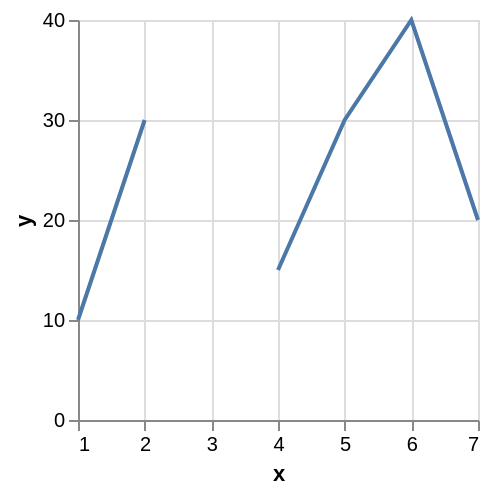

Source (Vega-Lite JSON):
### Vega specification from a JSON file in a GitHub repository (floating-point values rounded to 4 significant figures)
{"$schema": "https://vega.github.io/schema/vega/v5.json", "background": "white", "padding": 5, "width": 200, "height": 200, "style": "cell", "data": [{"name": "source_0", "values": [{"x": 1, "y": 10}, {"x": 2, "y": 30}, {"x": 3, "y": null}, {"x": 4, "y": 15}, {"x": 5, "y": 30}, {"x": 6, "y": 40}, {"x": 7, "y": 20}]}, {"name": "data_0", "source": "source_0", "transform": [{"type": "formula", "expr": "toNumber(datum[\"x\"])", "as": "x"}]}], "marks": [{"name": "marks", "type": "line", "style": ["line"], "sort": {"field": "datum[\"x\"]"}, "from": {"data": "data_0"}, "encode": {"update": {"stroke": {"value": "#4c78a8"}, "x": {"scale": "x", "field": "x"}, "y": {"scale": "y", "field": "y"}, "defined": {"signal": "isValid(datum[\"x\"]) && isFinite(+datum[\"x\"]) && isValid(datum[\"y\"]) && isFinite(+datum[\"y\"])"}}}}], "scales": [{"name": "x", "type": "linear", "domain": {"data": "data_0", "field": "x"}, "range": [0, {"signal": "width"}], "nice": true, "zero": false}, {"name": "y", "type": "linear", "domain": {"data": "data_0", "field": "y"}, "range": [{"signal": "height"}, 0], "nice": true, "zero": true}], "axes": [{"scale": "x", "orient": "bottom", "gridScale": "y", "grid": true, "tickCount": {"signal": "ceil(width/40)"}, "domain": false, "labels": false, "maxExtent": 0, "minExtent": 0, "ticks": false, "zindex": 0}, {"scale": "y", "orient": "left", "gridScale": "x", "grid": true, "tickCount": {"signal": "ceil(height/40)"}, "domain": false, "labels": false, "maxExtent": 0, "minExtent": 0, "ticks": false, "zindex": 0}, {"scale": "x", "orient": "bottom", "grid": false, "title": "x", "labelFlush": true, "labelOverlap": true, "tickCount": {"signal": "ceil(width/40)"}, "zindex": 0}, {"scale": "y", "orient": "left", "grid": false, "title": "y", "labelOverlap": true, "tickCount": {"signal": "ceil(height/40)"}, "zindex": 0}]}
